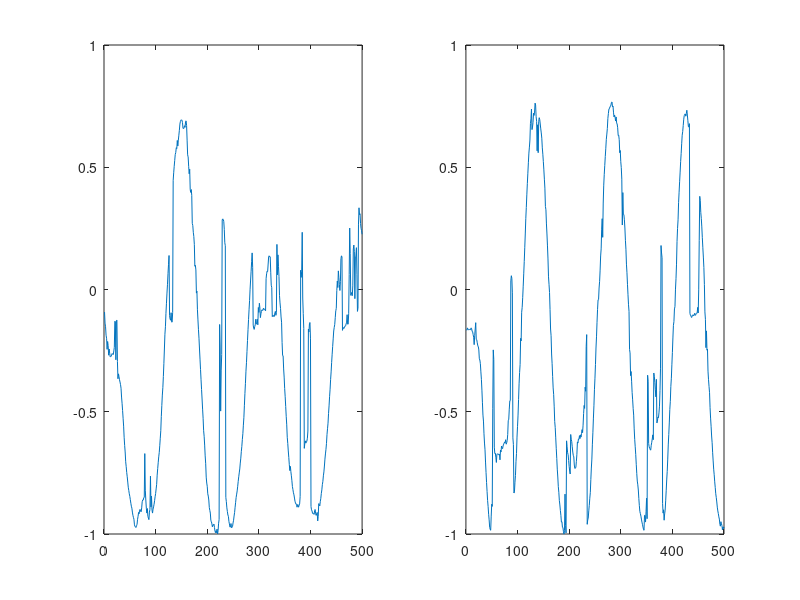

The MATLAB source for this figure: (Note: this script raises an error after producing the figure.)
D = load('data6.mat');
data61 = D.d61;
data62 = D.d62;

X1 = int16(data61(4:4:end, 1));
Y1 = int16(data61(4:4:end, 2));
Z1 = int16(data61(4:4:end, 3));

X2 = int16(data62(4:4:end, 1));
Y2 = int16(data62(4:4:end, 2));
Z2 = int16(data62(4:4:end, 3));

nX1 = double(X1)/double(max(abs(X1)));
nX2 = double(X2)/double(max(abs(X2)));

subplot(1, 2, 1);
plot(X1);
subplot(1, 2, 2);
plot(X2);

subplot(1, 2, 1);
plot(nX1);
subplot(1, 2, 2);
plot(nX2);

[wR61 wI61] = dft1(X1,100);
[wR62 wI62] = dft1(X2,100);

[nwR61 nwI61] = dft1(nX1,100);
[nwR62 nwI62] = dft1(nX2,100);

plot(nwR61 + 1*i*nwI61);

[nwR c] = size(nwR61);
[nwI c] = size(nwI61);
diffnwR = sum(double(nwR62 - nwR61))/double(nwR);
diffnwI = sum(double(nwI62 - nwI61))/double(nwI);
diffnwR
diffnwI
%plot(diffnwR);
%plot(diffnwI);

iw61 = idft1(wR61, wI61,100);
iw62 = idft1(wR62, wI62,100);

niw61 = idft1(nwR61, nwI61,100);
niw62 = idft1(nwR62, nwI62,100);

subplot(1, 2, 1);
plot(iw61);
subplot(1, 2, 2);
plot(iw62);

subplot(1, 2, 1);
plot(niw61);
subplot(1, 2, 2);
plot(niw62);

[niw c] = size(niw61);
diff = sum(double(niw61 - niw62))/double(niw);
diff
%plot(diff);



